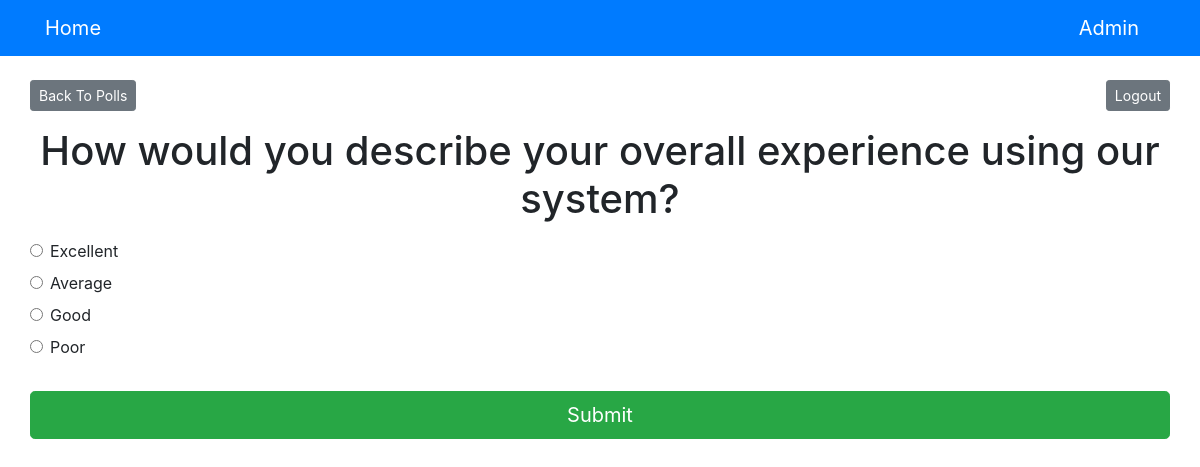
Page /polls/6/ (signed in) on the committed database.
### polls/models.py (models this page shows, shortened)
class Question(models.Model):
    question_text = models.CharField(max_length=200)
    pub_date = models.DateTimeField('Date published')

class Choice(models.Model):
    question = models.ForeignKey(Question, on_delete=models.CASCADE)
    choice_text = models.CharField(max_length=200)
    votes = models.IntegerField(default=0)

### polls/views.py (the view)
# urls.py: path('<int:question_id>/', views.detail, name='detail'),
@login_required(login_url='polls:login')
def detail(request, question_id):
    try:
        question = Question.objects.get(pk=question_id)
    except Question.DoesNotExist:
        raise Http404("Question does not exist")
    return render(request, 'polls/detail.html', {'question': question})

### templates/polls/detail.html (shortened to what this page needs)
{% extends 'base.html' %}
{% block content %}
<br>
<a class="btn btn-secondary btn-sm mb-3" href="{% url 'polls:index' %}">Back To Polls</a>
<a href="{% url 'polls:logout'%}" class="btn btn-secondary btn-sm float-right mb-2">Logout</a>
<h1 class="text-center mb-3">{{ question.question_text }}</h1>
<form action="{% url 'polls:vote' question.id %}" method="post">
    {% for choice in question.choice_set.all %}
    <div class="form-check">
        <input type="radio" name="choice" class="form-check-input" id="choice{{ forloop.counter }}"
            value="{{ choice.id }}" />
        <label for="choice{{ forloop.counter }}">{{ choice.choice_text }}</label>
    </div>
    {% endfor %}
    <input type="submit" value="Submit" class="btn btn-success btn-lg btn-block mt-4" />
</form>
{% endblock %}

### rows in the picture
Question: question_text "How would you describe your overall experience using our system?"
Choice: choice_text "Excellent"
Choice: choice_text "Average"
Choice: choice_text "Good"
Choice: choice_text "Poor"
